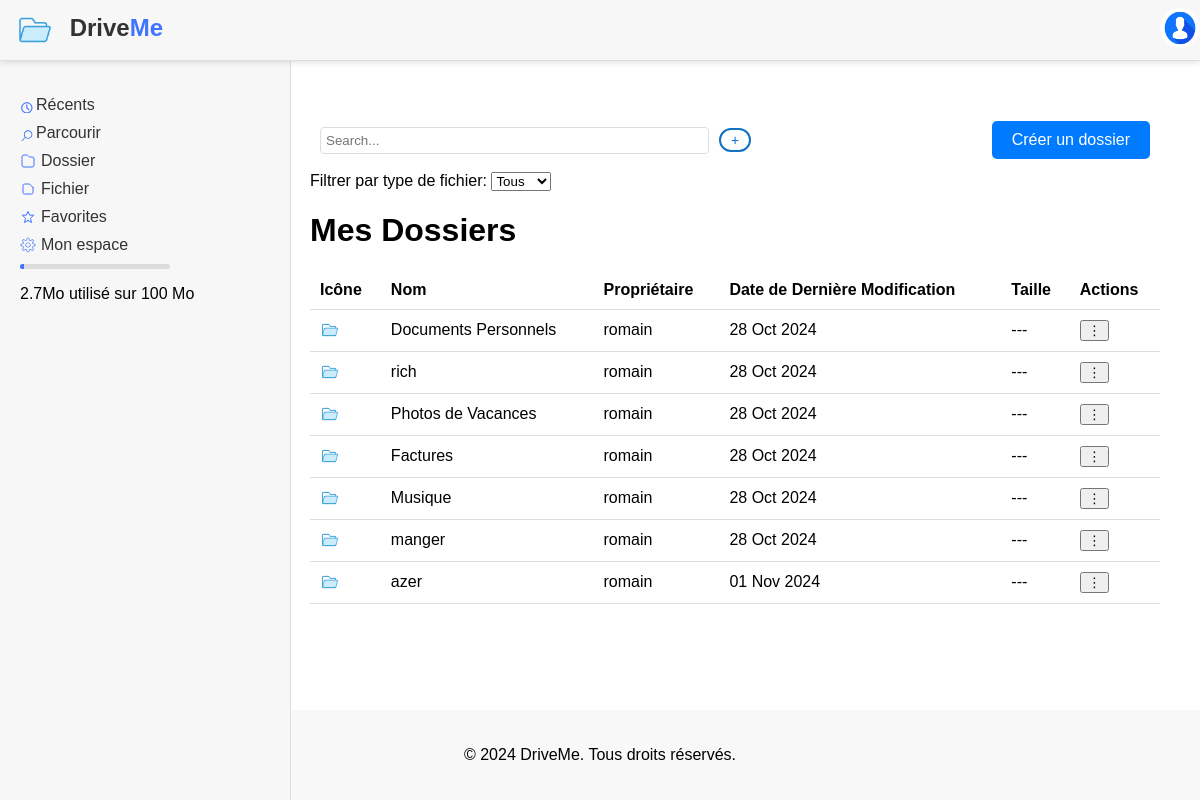
/folder/ (signed in), run on an earlier commit of the app's database.
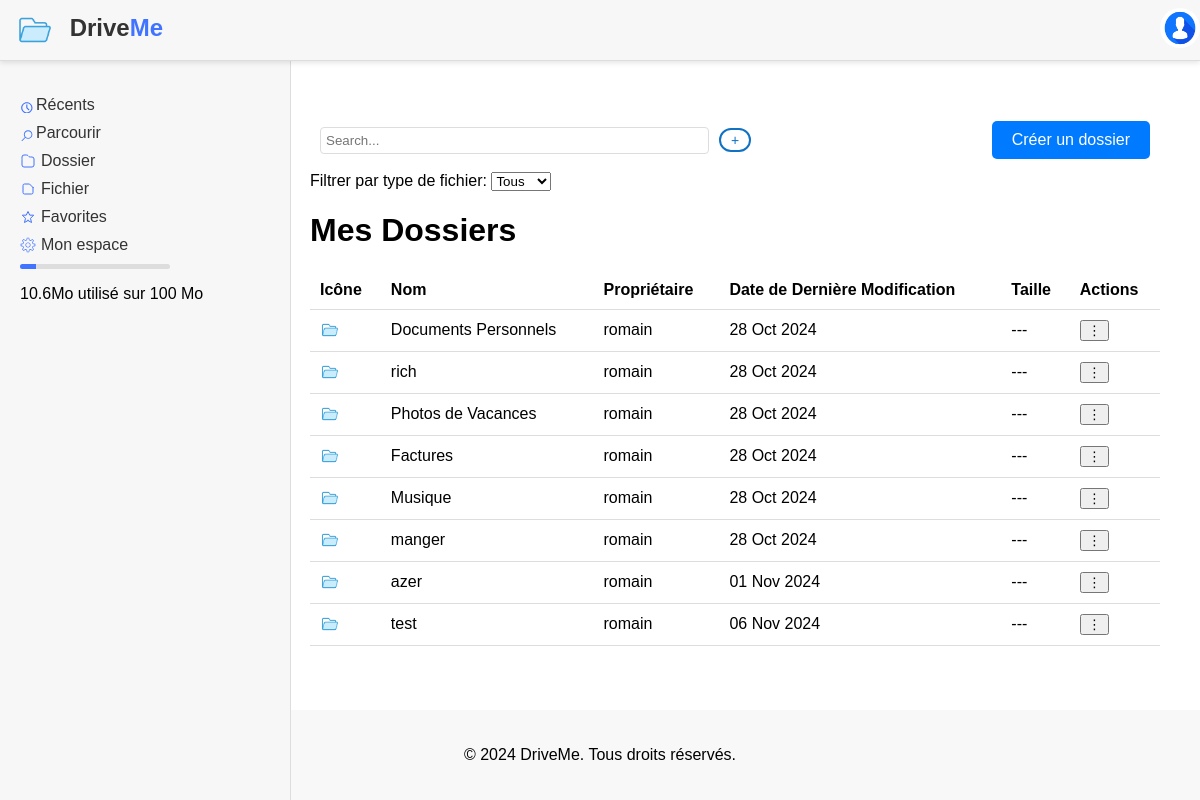
And on a later commit of the database.
### drive/models.py (models this page shows, shortened)
class Dossier(models.Model):
    nom = models.CharField(max_length=100)
    utilisateur = models.ForeignKey(User, on_delete=models.CASCADE)
    date_creation = models.DateTimeField(auto_now_add=True)

### drive/views.py (the view)
# urls.py: path('folder/', views.folder_view, name='folder'),
@login_required
def folder_view(request):
    dossiers = Dossier.objects.filter(utilisateur=request.user)
    documents = Document.objects.filter(utilisateur=request.user)
    used_space = get_user_storage_usage(request.user) / (1024 * 1024)
    return render(request, 'folder.html', {
        'dossiers': dossiers,
        'documents': documents,
        'used_space': used_space
    })

### drive/views.py (called while the page is built)
def get_user_storage_usage(user):
    total_size = Document.objects.filter(utilisateur=user).aggregate(Sum('taille_fichier'))['taille_fichier__sum'] or 0
    return total_size

### drive/templates/folder.html (shortened to what this page needs)
{% extends 'base.html' %}
{% load static %}
{% block content %}
<head>
</head>
<body>
  <div class="main-content">
    <div class="sub-navbar">
      <div class="left" style="display: flex; gap: 10px;">
        <input type="text" id="searchInput" placeholder="Search..." style="width: 100%; padding: 5px; border: 1px solid #ddd; border-radius: 4px;">
    </div>
        <div class="sub-navbar">
          <div class="center">
            <a href="{% url 'upload_document' %}"><button class="outline">+</button></a>
          </div>
      </div>
        <div class="right">  <a href="{% url 'create_folder' %}" class="button">Créer un dossier</a>
        </div>
    </div>
    <div class="filter">
      <label for="type_fichier">Filtrer par type de fichier:</label>
      <select id="type_fichier" name="type_fichier" onchange="filterDocuments(this.value)">
          <option value="">Tous</option>
      </select>
    </div>
  <h1>Mes Dossiers</h1>
  <table>
    <thead>
        <tr>
            <th>Icône</th>
            <th>Nom</th>
            <th>Propriétaire</th>
            <th>Date de Dernière Modification</th>
            <th>Taille</th>
            <th>Actions</th>
        </tr>
    </thead>
    <tbody>
        {% for dossier in dossiers %}
        <tr>
            <td>
                <img class="folder-icon" src="{% static 'icons/folder.png' %}" alt="Dossier" />
            </td>
            <td>
                <a href="{% url 'folder_documents' folder_id=dossier.id %}" class="folder-link">{{ dossier.nom }}</a>
            </td>
            <td>{{ dossier.utilisateur.username}}</td>
            <td>{{ dossier.date_creation|date:"d M Y" }}</td>
            <td>---</td>
            <td>
                <div class="action-menu">
                    <button>⋮</button>
                </div>
            </td>
        </tr>
        {% empty %}
        <tr>
            <td colspan="6">Aucun dossier trouvé.</td>
        </tr>
        {% endfor %}
    </tbody>
</table>
</div>
</body>
</html>
{% endblock %}

### drive/templates/base.html (shortened to what this page needs)
{% load static %}
<!DOCTYPE html>
<html lang="fr">
  <head>
    <link rel="stylesheet" href="{% static 'css/styles.css' %}" />
  </head>
  <body>
    <div class="navbar">
      <div class="left">
        {% if user.is_authenticated %}
        <a href="{% url 'document_list' %}">
          <img
            src="{% static 'img/logo.png' %}"
            alt="Logo"
            style="
              vertical-align: middle;
              margin-right: 8px;
              width: 40px;
              height: 40px;
            "
          />
          Drive<span style="color: rgb(64, 115, 255)">Me</span>
        </a>
        {% endif %}
      </div>
      <div class="right">
        {% if user.is_authenticated %}
        <div class="profile-menu">
          <img
            src="{% static 'img/pp.png' %}"
            alt="Photo de profil"
            class="profile-photo"
            onclick="toggleMenu()"
          />
        </div>
        {% else %}
        <a href="{% url 'home' %}">Accueil</a>
        <a href="{% url 'login' %}">Connexion</a>
        {% endif %}
      </div>
    </div>
    {% if user.is_authenticated %}
    <div class="sidebar">
      <ul>
        <li>
          <a
            href="{% url 'document_list' %}"
            style="display: flex; align-items: center"
          >
            Récents
          </a>
        </li>
        <li>
          <a
            href="{% url 'search' %}"
            style="display: flex; align-items: center"
          >
            Parcourir
          </a>
        </li>
        <li>
          <a
            href="{% url 'folder' %}"
            style="display: flex; align-items: center"
          >
            Dossier
          </a>
        </li>
        <li>
          <a
            href="{% url 'files' %}"
            style="display: flex; align-items: center"
          >
            Fichier
          </a>
        </li>
        <li>
          <a href="#" style="display: flex; align-items: center">
            Favorites
          </a>
        </li>
        <li>
          <a href="{% url 'stats'%}" style="display: flex; align-items: center">
            Mon espace
          </a>
        </li>
        <li>
          <div>
            <div
              style="
                background-color: #ddd;
                border-radius: 5px;
                overflow: hidden;
                width: 150px;
              "
            >
              <div
                style="width: {{ used_space|floatformat:1 }}%; background-color: rgb(64, 115, 255); height: 5px;"
              ></div>
            </div>
            <p>{{ used_space|floatformat:1 }}Mo utilisé sur 100 Mo</p>
          </div>
        </li>
      </ul>
    </div>
    {% endif %}
    <div class="content">{% block content %}{% endblock %}</div>
    <footer>
      <p>&copy; 2024 DriveMe. Tous droits réservés.</p>
    </footer>
  </body>
</html>

### drive/static/css/styles.css (style rules this page uses)
.profile-menu { position: relative; display: inline-block; }
.profile-photo { width: 40px; height: 40px; border-radius: 50%; cursor: pointer; }

### drive/templates/base.html (style rules this page uses)
body { display: flex; flex-direction: column; min-height: 100vh; margin: 0; }
.sidebar { width: 250px; background-color: #f7f7f7; padding: 20px; position: fixed; height: calc( 100% - 60px ); margin-top: 60px; border-right: 1px solid #ddd; }
.sidebar ul { list-style-type: none; padding: 0; }
.sidebar ul li { margin-bottom: 10px; }
.sidebar ul li a { text-decoration: none; color: #333; font-size: 16px; }
.navbar { display: flex; justify-content: space-between; align-items: center; background-color: #fff; padding: 10px 20px; box-shadow: 0 2px 5px rgba(0, 0, 0, 0.1); height: 60px; }
.navbar .left { display: flex; align-items: center; }
.navbar .left a { text-decoration: none; font-size: 24px; color: #333; font-weight: bold; }
.navbar .right { display: flex; align-items: center; }
.profile-menu { position: relative; }
.profile-photo { width: 40px; height: 40px; border-radius: 50%; cursor: pointer; }
.content { flex: 1; padding: 20px; }
footer { text-align: center; padding: 20px; background-color: #f8f8f8; }

### drive/templates/folder.html (style rules this page uses)
body { font-family: Arial, sans-serif; margin: 0; padding: 0; display: flex; height: 100vh; }
.navbar { position: fixed; top: 0; width: 100%; background-color: #f7f7f7; color: white; padding: 0px 0; display: flex; justify-content: space-between; align-items: center; z-index: 1000; border-bottom: 1px solid #ddd; }
.navbar .left, .navbar .right { display: flex; }
.navbar a { color: rgb(0, 0, 0); padding: 8px 15px; text-decoration: none; display: inline-block; }
.main-content { margin-top: 40px; margin-left: 270px; padding: 20px; flex: 1; background-color: #ffffff; }
.button { display: inline-block; padding: 10px 20px; font-size: 16px; color: #fff; background-color: #007BFF; border: none; border-radius: 5px; text-align: center; text-decoration: none; cursor: pointer; transition: background-color 0.3s; }
.folder-icon { width: 20px; height: auto; margin-right: 5px; vertical-align: middle; }
.folder-link { text-decoration: none; color: black; font-weight: normal; }
table { width: 100%; border-collapse: collapse; }
th, td { padding: 10px; text-align: left; border-bottom: 1px solid #ddd; }
.action-menu { position: relative; display: inline-block; }
.sub-navbar { position: sticky; top: 0; background-color: #ffffff; padding: 10px; display: flex; justify-content: space-between; align-items: center; z-index: 999; }
.sub-navbar .left, .sub-navbar .center, .sub-navbar .right { flex: 1; text-align: center; }
.sub-navbar .left { text-align: left; }
.sub-navbar .right { text-align: right; }

What changed in the data, as far as the page shows it:
added Dossier: nom "test", utilisateur.username "romain", date_creation "06 Nov 2024"
Also different on the page:
{{ used_space|floatformat:1 }}: 2.7 → 10.6 (drawn)
{{ used_space|floatformat:1 }}: "2.7" → "10.6"
